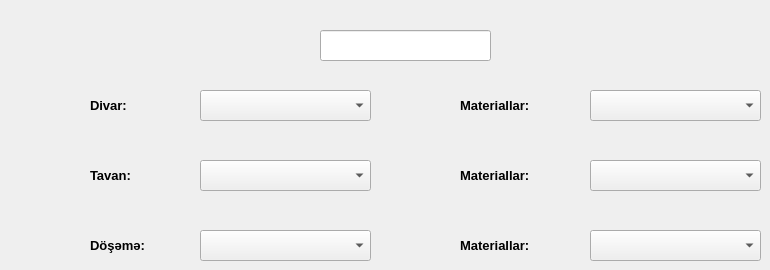
    <widget class="QWidget" name="tab_8">
     <attribute name="title">
      <string>Məkan_8</string>
     </attribute>
     <widget class="QLineEdit" name="lineEdit_4">
      <property name="geometry">
       <rect>
        <x>320</x>
        <y>30</y>
        <width>171</width>
        <height>31</height>
       </rect>
      </property>
     </widget>
     <widget class="QComboBox" name="comboBox_19">
      <property name="geometry">
       <rect>
        <x>590</x>
        <y>160</y>
        <width>171</width>
        <height>31</height>
       </rect>
      </property>
      <property name="currentIndex">
       <number>-1</number>
      </property>
      <item>
       <property name="text">
        <string>Asma tavan (Aliminium) (Çin)</string>
       </property>
      </item>
      <item>
       <property name="text">
        <string>Asma tavan (plastmas) (Çin)</string>
       </property>
      </item>
      <item>
       <property name="text">
        <string>Asma tavan (Orq steklo) (Çin)</string>
       </property>
      </item>
     </widget>
     <widget class="QComboBox" name="comboBox_20">
      <property name="geometry">
       <rect>
        <x>200</x>
        <y>90</y>
        <width>171</width>
        <height>31</height>
       </rect>
      </property>
      <property name="currentIndex">
       <number>-1</number>
      </property>
      <item>
       <property name="text">
        <string>Rənglənmə</string>
       </property>
      </item>
      <item>
       <property name="text">
        <string>Divar kağızı</string>
       </property>
      </item>
     </widget>
     <widget class="QLabel" name="label_21">
      <property name="geometry">
       <rect>
        <x>90</x>
        <y>230</y>
        <width>131</width>
        <height>31</height>
       </rect>
      </property>
      <property name="font">
       <font>
        <pointsize>10</pointsize>
        <weight>75</weight>
        <bold>true</bold>
       </font>
      </property>
      <property name="text">
       <string>Döşəmə:</string>
      </property>
     </widget>
     <widget class="QLabel" name="label_22">
      <property name="geometry">
       <rect>
        <x>90</x>
        <y>90</y>
        <width>91</width>
        <height>31</height>
       </rect>
      </property>
      <property name="font">
       <font>
        <pointsize>10</pointsize>
        <weight>75</weight>
        <bold>true</bold>
       </font>
      </property>
      <property name="text">
       <string>Divar:</string>
      </property>
     </widget>
     <widget class="QComboBox" name="comboBox_21">
      <property name="geometry">
       <rect>
        <x>200</x>
        <y>230</y>
        <width>171</width>
        <height>31</height>
       </rect>
      </property>
      <property name="currentIndex">
       <number>-1</number>
      </property>
      <item>
       <property name="text">
        <string>Parket</string>
       </property>
      </item>
      <item>
       <property name="text">
        <string>Laminat</string>
       </property>
      </item>
      <item>
       <property name="text">
        <string>Parket lövhəsi</string>
       </property>
      </item>
      <item>
       <property name="text">
        <string>Metlax</string>
       </property>
      </item>
      <item>
       <property name="text">
        <string>Lövhə</string>
       </property>
      </item>
     </widget>
     <widget class="QComboBox" name="comboBox_22">
      <property name="geometry">
       <rect>
        <x>590</x>
        <y>230</y>
        <width>171</width>
        <height>31</height>
       </rect>
      </property>
      <property name="currentIndex">
       <number>-1</number>
      </property>
      <item>
       <property name="text">
        <string>Fısdıq parket 2-ci növ (Azərbaycan)</string>
       </property>
      </item>
      <item>
       <property name="text">
        <string>Fısdıq parket 1-ci növ (Azərbaycan)</string>
       </property>
      </item>
      <item>
       <property name="text">
        <string>Palıd parket 2-ci növ (Rusiya)</string>
       </property>
      </item>
     </widget>
     <widget class="QLabel" name="label_23">
      <property name="geometry">
       <rect>
        <x>460</x>
        <y>160</y>
        <width>131</width>
        <height>31</height>
       </rect>
      </property>
      <property name="font">
       <font>
        <pointsize>10</pointsize>
        <weight>75</weight>
        <bold>true</bold>
       </font>
      </property>
      <property name="text">
       <string>Materiallar:</string>
      </property>
     </widget>
     <widget class="QLabel" name="label_24">
      <property name="geometry">
       <rect>
        <x>460</x>
        <y>230</y>
        <width>131</width>
        <height>31</height>
       </rect>
      </property>
      <property name="font">
       <font>
        <pointsize>10</pointsize>
        <weight>75</weight>
        <bold>true</bold>
       </font>
      </property>
      <property name="text">
       <string>Materiallar:</string>
      </property>
     </widget>
     <widget class="QComboBox" name="comboBox_23">
      <property name="geometry">
       <rect>
        <x>200</x>
        <y>160</y>
        <width>171</width>
        <height>31</height>
       </rect>
      </property>
      <property name="currentIndex">
       <number>-1</number>
      </property>
      <item>
       <property name="text">
        <string>Rəngləmə-Alıçpan</string>
       </property>
      </item>
      <item>
       <property name="text">
        <string>Asma tavan</string>
       </property>
      </item>
      <item>
       <property name="text">
        <string>Dartma tavan</string>
       </property>
      </item>
      <item>
       <property name="text">
        <string>Lambirin</string>
       </property>
      </item>
     </widget>
     <widget class="QLabel" name="label_25">
      <property name="geometry">
       <rect>
        <x>90</x>
        <y>160</y>
        <width>91</width>
        <height>31</height>
       </rect>
      </property>
      <property name="font">
       <font>
        <pointsize>10</pointsize>
        <weight>75</weight>
        <bold>true</bold>
       </font>
      </property>
      <property name="text">
       <string>Tavan:</string>
      </property>
     </widget>
     <widget class="QComboBox" name="comboBox_24">
      <property name="geometry">
       <rect>
        <x>590</x>
        <y>90</y>
        <width>171</width>
        <height>31</height>
       </rect>
      </property>
      <property name="currentIndex">
       <number>-1</number>
      </property>
      <item>
       <property name="text">
        <string>Divar kağızı (Çin)</string>
       </property>
      </item>
      <item>
       <property name="text">
        <string>Divar kağızı (Rusiya)</string>
       </property>
      </item>
      <item>
       <property name="text">
        <string>Divar kağızı (Almaniya)</string>
       </property>
      </item>
      <item>
       <property name="text">
        <string>Divar kağızı (Türkiyə)</string>
       </property>
      </item>
     </widget>
     <widget class="QLabel" name="label_26">
      <property name="geometry">
       <rect>
        <x>460</x>
        <y>90</y>
        <width>131</width>
        <height>31</height>
       </rect>
      </property>
      <property name="font">
       <font>
        <pointsize>10</pointsize>
        <weight>75</weight>
        <bold>true</bold>
       </font>
      </property>
      <property name="text">
       <string>Materiallar:</string>
      </property>
     </widget>
    </widget>
